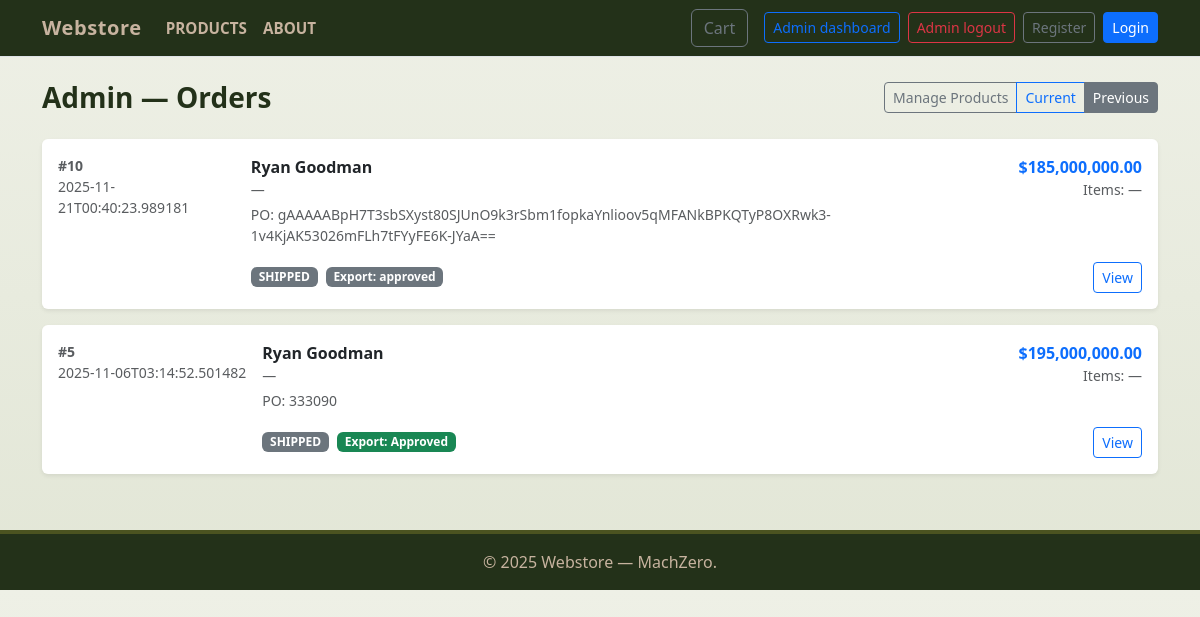
Before: /admin/orders?filter=previous (signed in) with the older database file.
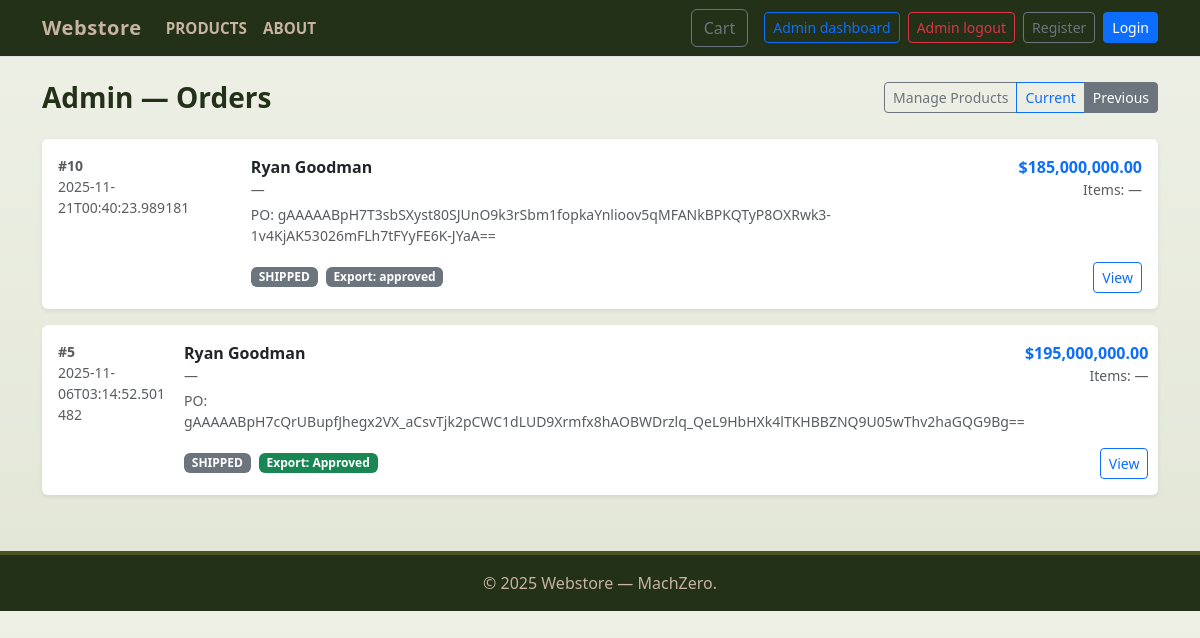
After: the same page with the newer database file.
### tables this page shows
CREATE TABLE orders (
        id INTEGER PRIMARY KEY,
        customer_id INTEGER NOT NULL,
        total REAL NOT NULL,
        status TEXT NOT NULL,
        created_at TEXT NOT NULL, agency TEXT, authorized_officer TEXT, official_email TEXT, position_clearance TEXT, contact_number TEXT, po_number TEXT, contract_reference TEXT, funding_source TEXT, auth_doc TEXT, vendor_id TEXT, end_user_cert TEXT, export_license_status TEXT, delivery_location TEXT, required_delivery_date TEXT, payment_method TEXT, declaration_agreed INTEGER, digital_signature TEXT,
        FOREIGN KEY(customer_id) REFERENCES customers(id) ON DELETE CASCADE
    );

CREATE TABLE customers (
        id INTEGER PRIMARY KEY,
        name TEXT NOT NULL,
        email TEXT UNIQUE NOT NULL,
        phone TEXT,
        address TEXT,
        created_at TEXT NOT NULL
    , password TEXT);

### app.py (the view)
@app.route("/admin/orders")
@login_required
def admin_orders():
    db = get_db()
    filt = request.args.get("filter", "current")
    if filt == "previous":
        rows = db.execute(
            "SELECT o.*, c.name AS customer_name FROM orders o LEFT JOIN customers c ON o.customer_id = c.id "
            "WHERE o.status IN ('completed','shipped','cancelled') ORDER BY o.created_at DESC"
        ).fetchall()
    else:
        rows = db.execute(
            "SELECT o.*, c.name AS customer_name FROM orders o LEFT JOIN customers c ON o.customer_id = c.id "
            "WHERE o.status NOT IN ('completed','shipped','cancelled') ORDER BY o.created_at DESC"
        ).fetchall()
    return render_template("admin_orders.html", orders=rows, filter=filt)

### app.py (called while the page is built)
def login_required(f):
    @wraps(f)
    def wrapped(*args, **kwargs):
        if not session.get("is_admin"):
            return redirect(url_for("admin_login", next=request.path))
        return f(*args, **kwargs)
    return wrapped

def get_db():
    if 'db' not in g:
        conn = sqlite3.connect(DB_PATH)
        conn.row_factory = sqlite3.Row
        conn.execute("PRAGMA foreign_keys = ON;")
        g.db = conn
    return g.db

@app.context_processor
def inject_cart_count():
    cart = session.get("cart", {}) if session is not None else {}
    try:
        count = sum(int(v) for v in cart.values()) if cart else 0
    except Exception:
        count = 0
    return {"cart_count": count}

### templates/admin_orders.html (shortened to what this page needs)
<!doctype html>
<html lang="en">
<head>
  <link href="https://cdn.jsdelivr.net/npm/bootstrap@5.3.0/dist/css/bootstrap.min.css" rel="stylesheet">
  <link rel="stylesheet" href="{{ url_for('static', filename='css/styles.css') }}">
</head>
<body>
  {% include 'navbar.html' %}
  <main class="container py-4">
    <div class="d-flex justify-content-between align-items-center mb-4">
      <h3 class="mb-0 fw-bold">Admin — Orders</h3>
      <div class="btn-group" role="group" aria-label="admin actions">
        <a href="{{ url_for('admin_products') }}" class="btn btn-sm btn-outline-secondary">Manage Products</a>
        <a href="{{ url_for('admin_orders', filter='current') }}" class="btn btn-sm btn-outline-primary {% if filter!='previous' %}active{% endif %}">Current</a>
        <a href="{{ url_for('admin_orders', filter='previous') }}" class="btn btn-sm btn-outline-secondary {% if filter=='previous' %}active{% endif %}">Previous</a>
      </div>
    </div>
    {% if orders %}
      <div class="row g-3">
        {% for o in orders %}
          <div class="col-12">
            <div class="card shadow-sm border-0">
              <div class="card-body d-flex flex-column flex-md-row align-items-start">
                <div class="me-3 text-muted small" style="min-width:110px;">
                  <div class="fw-semibold">#{{ o.id }}</div>
                  <div class="text-muted">{{ o.created_at }}</div>
                </div>
                <div class="flex-grow-1">
                  <div class="d-flex justify-content-between align-items-start">
                    <div>
                      <div class="fw-semibold">{{ o.customer_name or '—' }}</div>
                      <div class="small text-muted">{{ o.customer_email or '—' }}</div>
                      <div class="small text-muted mt-1">PO: {{ o.po_number or '—' }}</div>
                    </div>
                    <div class="text-end">
                      <div class="fw-semibold text-primary">${{ "{:,.2f}".format(o.total) }}</div>
                      <div class="small text-muted">Items: {{ o.item_count if o.item_count is defined else '—' }}</div>
                    </div>
                  </div>
                  <div class="mt-3 d-flex flex-wrap gap-2 align-items-center">
                    {% set s = (o.status or '') %}
                    {% if s == 'placed' %}
                      <span class="badge bg-primary text-uppercase small">{{ s }}</span>
                    {% elif s == 'processing' %}
                      <span class="badge bg-info text-dark text-uppercase small">{{ s }}</span>
                    {% elif s == 'shipped' %}
                      <span class="badge bg-secondary text-uppercase small">{{ s }}</span>
                    {% elif s == 'completed' %}
                      <span class="badge bg-success text-uppercase small">{{ s }}</span>
                    {% elif s == 'cancelled' %}
                      <span class="badge bg-danger text-uppercase small">{{ s }}</span>
                    {% else %}
                      <span class="badge bg-secondary text-uppercase small">{{ s }}</span>
                    {% endif %}
                    {% set e = o.export_license_status %}
                    {% if e %}
                      {% if e == 'Approved' %}
                        <span class="badge bg-success small">Export: {{ e }}</span>
                      {% elif e == 'Pending' %}
                        <span class="badge bg-warning text-dark small">Export: {{ e }}</span>
                      {% elif e == 'Exempt' %}
                        <span class="badge bg-info text-dark small">Export: {{ e }}</span>
                      {% else %}
                        <span class="badge bg-secondary small">Export: {{ e }}</span>
                      {% endif %}
                    {% else %}
                      <span class="text-muted small">Export: —</span>
                    {% endif %}
                    <div class="ms-auto">
                      <a class="btn btn-sm btn-outline-primary" href="{{ url_for('admin_order_detail', order_id=o.id) }}">View</a>
                    </div>
                  </div>
                </div>
              </div>
            </div>
          </div>
        {% endfor %}
      </div>
    {% else %}
      <div class="card shadow-sm">
        <div class="card-body text-center text-muted">
          No orders found.
        </div>
      </div>
    {% endif %}
  </main>
<footer>
  <div class="container">
    &copy; {{ 2025 }} Webstore — MachZero.
  </div>
</footer>
</body>
</html>

### templates/navbar.html (shortened to what this page needs)
<nav class="navbar navbar-expand-lg navbar-light bg-light border-bottom">
  <div class="container">
    <a class="navbar-brand" href="{{ url_for('index') }}">Webstore</a>
    <div class="collapse navbar-collapse" id="navMain">
      <ul class="navbar-nav me-auto mb-2 mb-lg-0">
        <li class="nav-item"><a class="nav-link" href="{{ url_for('products') }}">Products</a></li>
        <li class="nav-item"><a class="nav-link" href="{{ url_for('about') }}">About</a></li>
      </ul>
      <div class="d-flex align-items-center">
        <a class="btn btn-outline-secondary position-relative me-3" href="{{ url_for('cart_view') }}">
          Cart
        </a>
        {% if session.get('is_admin') %}
          <a class="btn btn-sm btn-outline-primary me-2" href="{{ url_for('admin_products') }}">Admin dashboard</a>
          <a class="btn btn-sm btn-outline-danger me-2" href="{{ url_for('admin_logout') }}">Admin logout</a>
        {% else %}
          <a class="btn btn-sm btn-outline-secondary me-2" href="{{ url_for('admin_login') }}">Admin login</a>
        {% endif %}
        {% if session.get('customer_name') %}
          <span class="me-2 small text-muted">Hello, {{ session.get('customer_name') }}</span>
          <a class="btn btn-sm btn-outline-danger" href="{{ url_for('logout') }}">Logout</a>
        {% else %}
          <a class="btn btn-sm btn-outline-secondary me-2" href="{{ url_for('register') }}">Register</a>
          <a class="btn btn-sm btn-primary" href="{{ url_for('login') }}">Login</a>
        {% endif %}
      </div>
    </div>
  </div>
</nav>

### static/css/styles.css (style rules this page uses)
:root { --olive: #4b5320; --army-dark: #233119; --khaki: #c7b39f; --sand: #e6dcc8; --accent: #8b1f1f; --white: #ffffff; --navy: #001a66; }
body { background: linear-gradient(180deg, #eef0e6 0%, #e2e6d6 100%); color: var(--army-dark); font-family: "Segoe UI", Roboto, "Helvetica Neue", Arial, sans-serif; margin: 0; }
body { transition: opacity 320ms ease-in-out; will-change: opacity; }
.navbar { background: var(--army-dark) !important; border-bottom: 4px solid var(--olive); }
.navbar .navbar-brand { color: var(--khaki) !important; font-weight: 800; letter-spacing: .6px; }
.navbar .nav-link { color: var(--khaki) !important; font-weight: 600; text-transform: uppercase; font-size: 0.95rem; }
footer { background: var(--army-dark); color: var(--khaki); border-top: 4px solid var(--olive); padding: 1rem 0; margin-top: 2rem; text-align: center; }

Changed rows visible on the page:
changed orders "Approved": po_number "333090" → "gAAAAABpH7cQrUBupfJhegx2VX_aCsvTjk2pCWC1dLUD9Xrmfx8hAOBWDrzlq_QeL9HbHXk4lTKHBBZNQ9U05wThv2haGQG9Bg=="
